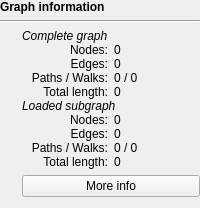
         <widget class="QWidget" name="graphDetailsWidget" native="true">
          <property name="enabled">
           <bool>true</bool>
          </property>
          <layout class="QGridLayout" name="gridLayout_6">
           <property name="leftMargin">
            <number>0</number>
           </property>
           <property name="topMargin">
            <number>0</number>
           </property>
           <property name="rightMargin">
            <number>0</number>
           </property>
           <item row="2" column="1">
            <widget class="QWidget" name="widget_14" native="true">
             <layout class="QGridLayout" name="gridLayout_4">
              <property name="leftMargin">
               <number>0</number>
              </property>
              <property name="topMargin">
               <number>0</number>
              </property>
              <property name="rightMargin">
               <number>0</number>
              </property>
              <property name="bottomMargin">
               <number>0</number>
              </property>
              <property name="verticalSpacing">
               <number>0</number>
              </property>
              <item row="0" column="0" colspan="2">
               <widget class="QLabel" name="indexedGraphHeadingLabel">
                <property name="font">
                 <font>
                  <italic>true</italic>
                 </font>
                </property>
                <property name="toolTip">
                 <string>Size of the complete graph, read from the gfaidx index. The numbers under &quot;Loaded subgraph&quot; describe only the part loaded by the last query.</string>
                </property>
                <property name="text">
                 <string>Complete graph</string>
                </property>
               </widget>
              </item>
              <item row="1" column="0">
               <widget class="QLabel" name="indexedNodesLabel">
                <property name="text">
                 <string>Nodes:</string>
                </property>
                <property name="alignment">
                 <set>Qt::AlignRight|Qt::AlignTrailing|Qt::AlignVCenter</set>
                </property>
               </widget>
              </item>
              <item row="1" column="1">
               <widget class="QLabel" name="indexedNodeCountLabel">
                <property name="text">
                 <string>0</string>
                </property>
               </widget>
              </item>
              <item row="2" column="0">
               <widget class="QLabel" name="indexedEdgesLabel">
                <property name="text">
                 <string>Edges:</string>
                </property>
                <property name="alignment">
                 <set>Qt::AlignRight|Qt::AlignTrailing|Qt::AlignVCenter</set>
                </property>
               </widget>
              </item>
              <item row="2" column="1">
               <widget class="QLabel" name="indexedEdgeCountLabel">
                <property name="text">
                 <string>0</string>
                </property>
               </widget>
              </item>
              <item row="3" column="0">
               <widget class="QLabel" name="indexedPathsLabel">
                <property name="text">
                 <string>Paths / Walks:</string>
                </property>
                <property name="alignment">
                 <set>Qt::AlignRight|Qt::AlignTrailing|Qt::AlignVCenter</set>
                </property>
               </widget>
              </item>
              <item row="3" column="1">
               <widget class="QLabel" name="indexedPathAndWalkCountLabel">
                <property name="text">
                 <string>0 / 0</string>
                </property>
               </widget>
              </item>
              <item row="4" column="0">
               <widget class="QLabel" name="indexedLengthLabel">
                <property name="text">
                 <string>Total length:</string>
                </property>
                <property name="alignment">
                 <set>Qt::AlignRight|Qt::AlignTrailing|Qt::AlignVCenter</set>
                </property>
               </widget>
              </item>
              <item row="4" column="1">
               <widget class="QLabel" name="indexedTotalLengthLabel">
                <property name="text">
                 <string>0</string>
                </property>
               </widget>
              </item>
              <item row="5" column="0" colspan="2">
               <widget class="QLabel" name="loadedSubgraphHeadingLabel">
                <property name="font">
                 <font>
                  <italic>true</italic>
                 </font>
                </property>
                <property name="text">
                 <string>Loaded subgraph</string>
                </property>
               </widget>
              </item>
              <item row="6" column="0">
               <widget class="QLabel" name="label_2">
                <property name="text">
                 <string>Nodes:</string>
                </property>
                <property name="alignment">
                 <set>Qt::AlignRight|Qt::AlignTrailing|Qt::AlignVCenter</set>
                </property>
               </widget>
              </item>
              <item row="6" column="1">
               <widget class="QLabel" name="nodeCountLabel">
                <property name="text">
                 <string>0</string>
                </property>
               </widget>
              </item>
              <item row="7" column="0">
               <widget class="QLabel" name="label_6">
                <property name="text">
                 <string>Edges:</string>
                </property>
                <property name="alignment">
                 <set>Qt::AlignRight|Qt::AlignTrailing|Qt::AlignVCenter</set>
                </property>
               </widget>
              </item>
              <item row="7" column="1">
               <widget class="QLabel" name="edgeCountLabel">
                <property name="text">
                 <string>0</string>
                </property>
               </widget>
              </item>
              <item row="8" column="0">
               <widget class="QLabel" name="label_6p">
                <property name="text">
                 <string>Paths / Walks:</string>
                </property>
                <property name="alignment">
                 <set>Qt::AlignRight|Qt::AlignTrailing|Qt::AlignVCenter</set>
                </property>
               </widget>
              </item>
              <item row="8" column="1">
               <widget class="QLabel" name="pathAndWalkCountLabel">
                <property name="text">
                 <string>0 / 0</string>
                </property>
               </widget>
              </item>
              <item row="9" column="0">
               <widget class="QLabel" name="label_8">
                <property name="text">
                 <string>Total length:</string>
                </property>
                <property name="alignment">
                 <set>Qt::AlignRight|Qt::AlignTrailing|Qt::AlignVCenter</set>
                </property>
               </widget>
              </item>
              <item row="9" column="1">
               <widget class="QLabel" name="totalLengthLabel">
                <property name="text">
                 <string>0</string>
                </property>
               </widget>
              </item>
             </layout>
            </widget>
           </item>
           <item row="1" column="0" colspan="2">
            <widget class="Line" name="line_2">
             <property name="orientation">
              <enum>Qt::Horizontal</enum>
             </property>
            </widget>
           </item>
           <item row="2" column="0">
            <widget class="InfoTextWidget" name="graphInformationInfoText" native="true">
             <property name="sizePolicy">
              <sizepolicy hsizetype="Fixed" vsizetype="Fixed">
               <horstretch>0</horstretch>
               <verstretch>0</verstretch>
              </sizepolicy>
             </property>
             <property name="minimumSize">
              <size>
               <width>16</width>
               <height>16</height>
              </size>
             </property>
             <property name="toolTip">
              <string>&lt;html&gt;&lt;head/&gt;&lt;body&gt;&lt;p&gt;Node codes, edge count and total length are calculated using single nodes, not double nodes.&lt;br/&gt;&lt;br/&gt;For example, node 5+ and node 5- would only be counted once.&lt;/p&gt;&lt;/body&gt;&lt;/html&gt;</string>
             </property>
            </widget>
           </item>
           <item row="0" column="0" colspan="2">
            <widget class="QLabel" name="label_7">
             <property name="font">
              <font>
               <bold>true</bold>
              </font>
             </property>
             <property name="text">
              <string>Graph information</string>
             </property>
            </widget>
           </item>
           <item row="4" column="1">
            <widget class="QPushButton" name="moreInfoButton">
             <property name="focusPolicy">
              <enum>Qt::StrongFocus</enum>
             </property>
             <property name="text">
              <string>More info</string>
             </property>
            </widget>
           </item>
          </layout>
         </widget>
